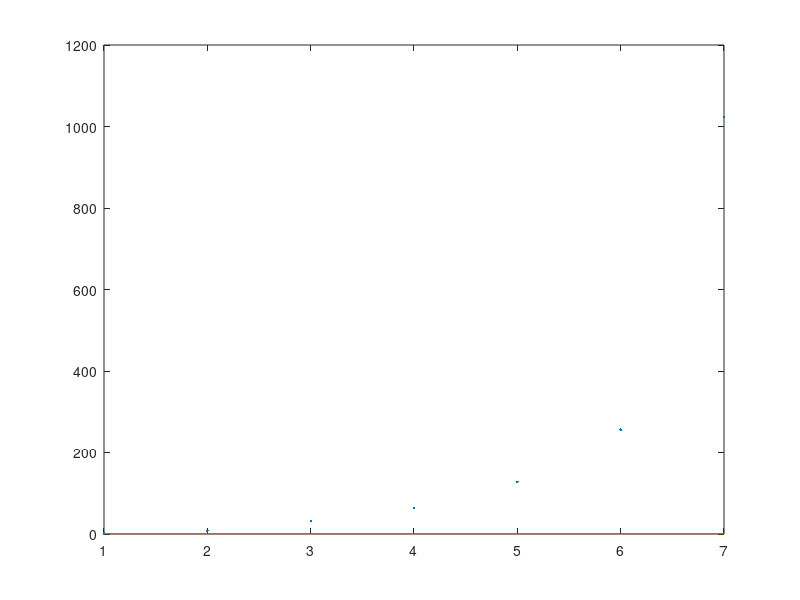

Source code (MATLAB):
clc
clear all
close all
load('data3.mat')
X = [1,2,3,4,5,6,7];
Y = [1,8,32,64,128,256,1024];
po = 1;
div = X(1):1:X(end);

modelfun = @(b,x)(b(1)./(-x+b(2)));

beta0 = [-1;-1];

t = modelfun(beta0,div);

opts = statset('nlinfit');
opts = statset('MaxIter',100000);
opts.RobustWgtFun = 'bisquare';

b = nlinfit(X,Y,modelfun,beta0);
p = polyfit(X,Y,po);

y = modelfun(b,div);
z =  polyval(p,div);
figure
plot(X,Y,'.');
hold on
plot(div,y);
